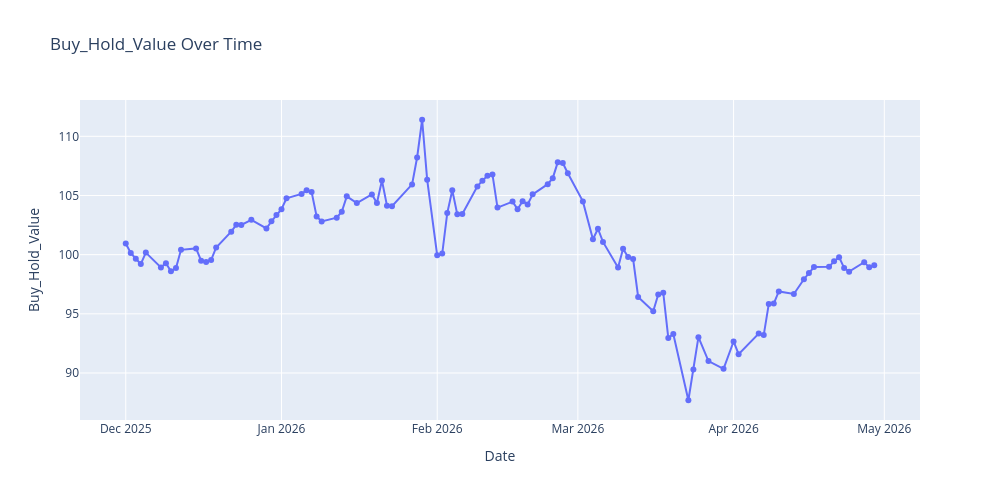

Notebook cell for this chart:
### Code cell
final_df = prepare_and_process_portfolio(
    input_file=r"C:\Users\LENOVO\Desktop\Ocean Finvest\MOMENTUM_DB_2 copy\Stocks\Nifty_500_2025_Apr_20_stocks_results\master_momentum_summary.xlsx",
    start_date="2025-11-11",
    end_date=pd.Timestamp.today().normalize().strftime('%Y-%m-%d') ,
    output_folder="Trials",
    process_portfolio=process_portfolio
)

import plotly.express as px

# ✅ Group by Date and calculate total portfolio value
portfolio_summary = (
    final_df.groupby("Date", as_index=False)["Buy_Hold_Value"].sum()
)

# ✅ Plot with Plotly
fig = px.line(
    portfolio_summary,
    x="Date",
    y="Buy_Hold_Value",
    title="Buy_Hold_Value Over Time",
    labels={"Date": "Date", "Buy_Hold_Value": "Buy_Hold_Value"},
    markers=True
)

fig.update_traces(line=dict(width=2))
fig.update_layout(width=1000,   # 🔑 width
                  height=500)    # 🔑 height

fig.show()
